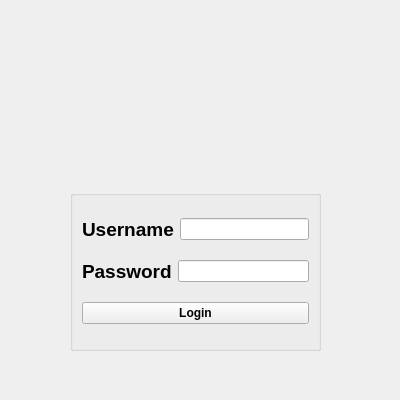
<?xml version="1.0" encoding="UTF-8"?>
<ui version="4.0">
 <class>MainWindow</class>
 <widget class="QMainWindow" name="MainWindow">
  <property name="geometry">
   <rect>
    <x>0</x>
    <y>0</y>
    <width>400</width>
    <height>400</height>
   </rect>
  </property>
  <property name="minimumSize">
   <size>
    <width>400</width>
    <height>400</height>
   </size>
  </property>
  <property name="maximumSize">
   <size>
    <width>400</width>
    <height>400</height>
   </size>
  </property>
  <property name="windowTitle">
   <string>Sign In</string>
  </property>
  <widget class="QWidget" name="centralwidget">
   <widget class="QGroupBox" name="groupBox">
    <property name="geometry">
     <rect>
      <x>70</x>
      <y>190</y>
      <width>251</width>
      <height>161</height>
     </rect>
    </property>
    <property name="title">
     <string/>
    </property>
    <layout class="QVBoxLayout" name="verticalLayout">
     <item>
      <layout class="QHBoxLayout" name="horizontalLayout">
       <item>
        <widget class="QLabel" name="label">
         <property name="minimumSize">
          <size>
           <width>0</width>
           <height>0</height>
          </size>
         </property>
         <property name="font">
          <font>
           <pointsize>14</pointsize>
           <bold>true</bold>
          </font>
         </property>
         <property name="text">
          <string>Username</string>
         </property>
        </widget>
       </item>
       <item>
        <widget class="QLineEdit" name="lineEdit_UserName"/>
       </item>
      </layout>
     </item>
     <item>
      <layout class="QHBoxLayout" name="horizontalLayout_2">
       <item>
        <widget class="QLabel" name="label_2">
         <property name="font">
          <font>
           <pointsize>14</pointsize>
           <bold>true</bold>
          </font>
         </property>
         <property name="text">
          <string>Password</string>
         </property>
        </widget>
       </item>
       <item>
        <widget class="QLineEdit" name="lineEdit_Password">
         <property name="echoMode">
          <enum>QLineEdit::Password</enum>
         </property>
        </widget>
       </item>
      </layout>
     </item>
     <item>
      <widget class="QPushButton" name="pushButton_Login">
       <property name="font">
        <font>
         <bold>true</bold>
        </font>
       </property>
       <property name="text">
        <string>Login</string>
       </property>
      </widget>
     </item>
    </layout>
   </widget>
   <widget class="QLabel" name="label_status">
    <property name="geometry">
     <rect>
      <x>70</x>
      <y>360</y>
      <width>241</width>
      <height>16</height>
     </rect>
    </property>
    <property name="text">
     <string/>
    </property>
   </widget>
   <widget class="QLabel" name="label_pic">
    <property name="geometry">
     <rect>
      <x>70</x>
      <y>10</y>
      <width>251</width>
      <height>171</height>
     </rect>
    </property>
    <property name="text">
     <string/>
    </property>
    <property name="pixmap">
     <pixmap resource="../resources.qrc">:/resources/images/logo_csf.jpeg</pixmap>
    </property>
   </widget>
  </widget>
  <widget class="QMenuBar" name="menubar">
   <property name="geometry">
    <rect>
     <x>0</x>
     <y>0</y>
     <width>400</width>
     <height>24</height>
    </rect>
   </property>
  </widget>
 </widget>
 <resources>
  <include location="../resources.qrc"/>
 </resources>
 <connections/>
</ui>
